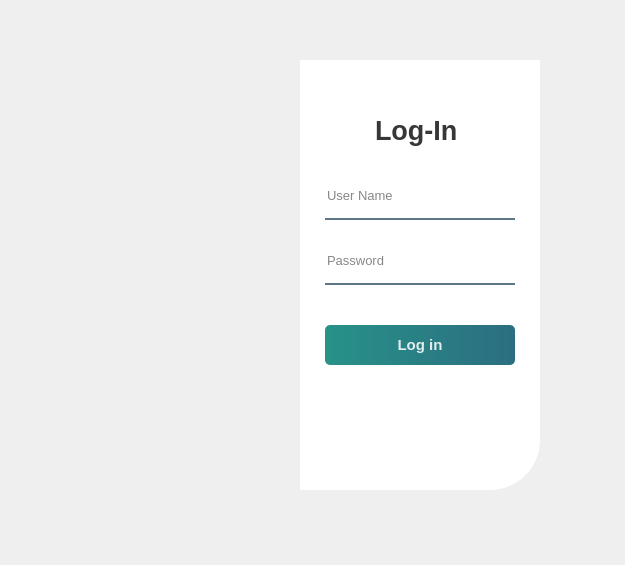
<?xml version="1.0" encoding="UTF-8"?>
<ui version="4.0">
 <class>Form</class>
 <widget class="QWidget" name="Form">
  <property name="geometry">
   <rect>
    <x>0</x>
    <y>0</y>
    <width>625</width>
    <height>565</height>
   </rect>
  </property>
  <property name="windowTitle">
   <string>Form</string>
  </property>
  <widget class="QWidget" name="widget" native="true">
   <property name="geometry">
    <rect>
     <x>30</x>
     <y>30</y>
     <width>550</width>
     <height>500</height>
    </rect>
   </property>
   <property name="styleSheet">
    <string notr="true">QPushButton#pushButton{
	background-color: qlineargradient(spread:pad, x1:0, y1:0, x2:1, y2:0, stop:0 rgba(11, 131, 120, 225), stop:1 rgba(15, 90, 112, 225));
	color: rgba(255,255,255,220);
	border-radius: 5px;
}

QPushButton#pushButton:hover{
	background-color: qlineargradient(spread:pad, x1:0, y1:0, x2:1, y2:0, stop:0 rgba(150, 123, 111, 225), stop:1 rgba(15, 81, 84, 225));
}

QPushButton#pushButton:pressed{
	padding-left: 5px;
	padding-top: 5px;
	background-color:rgba(150,123,111,255);
}</string>
   </property>
   <widget class="QLabel" name="label">
    <property name="geometry">
     <rect>
      <x>40</x>
      <y>30</y>
      <width>285</width>
      <height>430</height>
     </rect>
    </property>
    <property name="styleSheet">
     <string notr="true">background-image: url(:/Images/IMG_20210708_111827.jpg);
border-top-left-radius: 50px;</string>
    </property>
    <property name="text">
     <string/>
    </property>
   </widget>
   <widget class="QLabel" name="label_2">
    <property name="geometry">
     <rect>
      <x>270</x>
      <y>30</y>
      <width>240</width>
      <height>430</height>
     </rect>
    </property>
    <property name="styleSheet">
     <string notr="true">background-color:rgba(255,255,255,255);
border-bottom-right-radius: 50px;</string>
    </property>
    <property name="text">
     <string/>
    </property>
   </widget>
   <widget class="QLabel" name="label_3">
    <property name="geometry">
     <rect>
      <x>345</x>
      <y>80</y>
      <width>100</width>
      <height>40</height>
     </rect>
    </property>
    <property name="font">
     <font>
      <pointsize>20</pointsize>
      <weight>75</weight>
      <bold>true</bold>
     </font>
    </property>
    <property name="styleSheet">
     <string notr="true">color:rgba(0,0,0,200);</string>
    </property>
    <property name="text">
     <string>Log-In</string>
    </property>
    <property name="scaledContents">
     <bool>false</bool>
    </property>
    <property name="wordWrap">
     <bool>false</bool>
    </property>
   </widget>
   <widget class="QLineEdit" name="lineEdit">
    <property name="geometry">
     <rect>
      <x>295</x>
      <y>150</y>
      <width>190</width>
      <height>40</height>
     </rect>
    </property>
    <property name="font">
     <font>
      <pointsize>10</pointsize>
     </font>
    </property>
    <property name="styleSheet">
     <string notr="true">background-color: rgba(0,0,0,0);
border: none;
border-bottom:2px solid rgba(46,82,101,200);
color: rgba(0,0,0,240);
padding-bottom: 7px;</string>
    </property>
    <property name="placeholderText">
     <string>User Name</string>
    </property>
   </widget>
   <widget class="QLineEdit" name="lineEdit_2">
    <property name="geometry">
     <rect>
      <x>295</x>
      <y>215</y>
      <width>190</width>
      <height>40</height>
     </rect>
    </property>
    <property name="font">
     <font>
      <pointsize>10</pointsize>
     </font>
    </property>
    <property name="styleSheet">
     <string notr="true">background-color: rgba(0,0,0,0);
border: none;
border-bottom:2px solid rgba(46,82,101,200);
color: rgba(0,0,0,240);
padding-bottom: 7px;</string>
    </property>
    <property name="echoMode">
     <enum>QLineEdit::Password</enum>
    </property>
    <property name="placeholderText">
     <string>Password</string>
    </property>
   </widget>
   <widget class="QPushButton" name="pushButton">
    <property name="geometry">
     <rect>
      <x>295</x>
      <y>295</y>
      <width>190</width>
      <height>40</height>
     </rect>
    </property>
    <property name="font">
     <font>
      <pointsize>11</pointsize>
      <weight>75</weight>
      <bold>true</bold>
     </font>
    </property>
    <property name="text">
     <string>Log in</string>
    </property>
   </widget>
  </widget>
 </widget>
 <resources>
  <include location="res.qrc"/>
 </resources>
 <connections/>
</ui>
